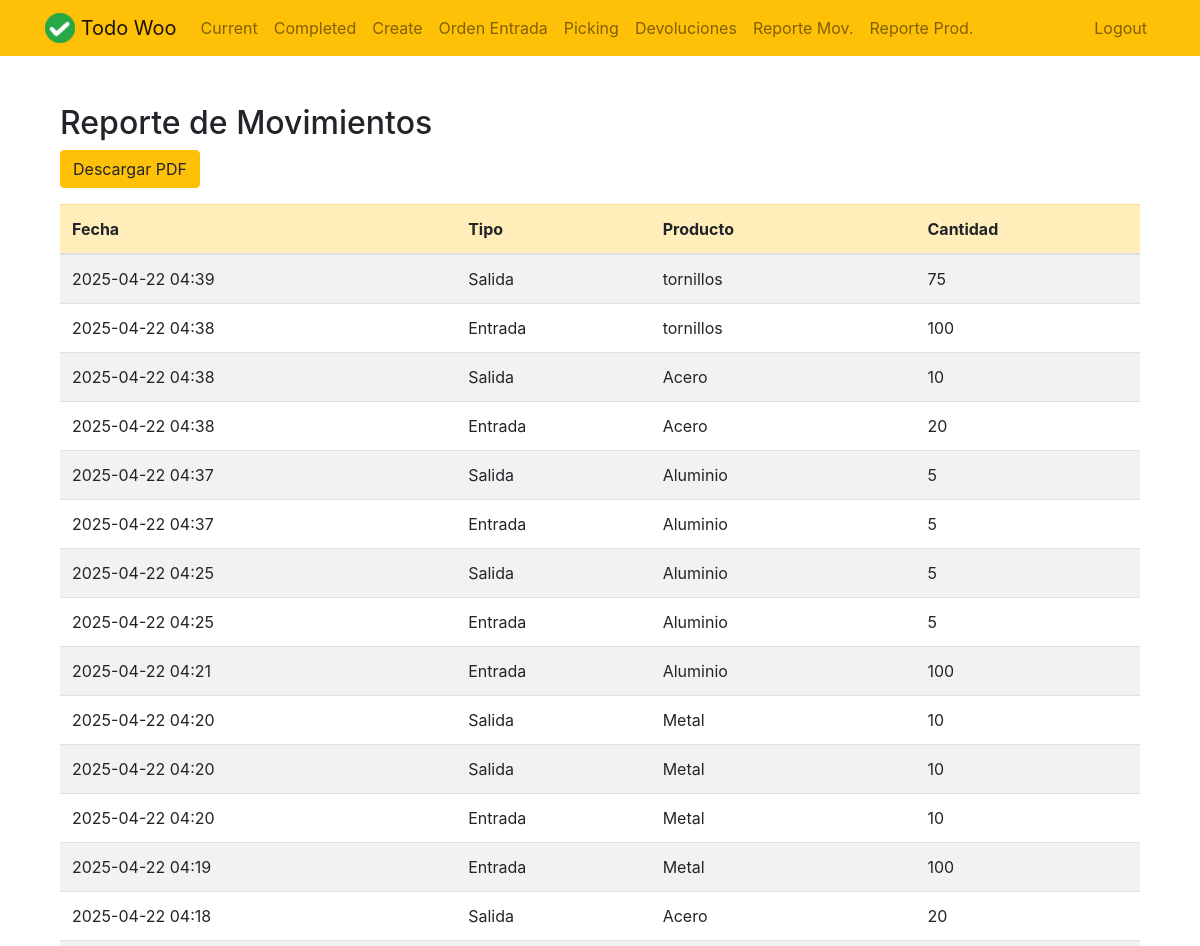
Before: /reportes/movimientos/ (signed in, upper part) with the older database file.
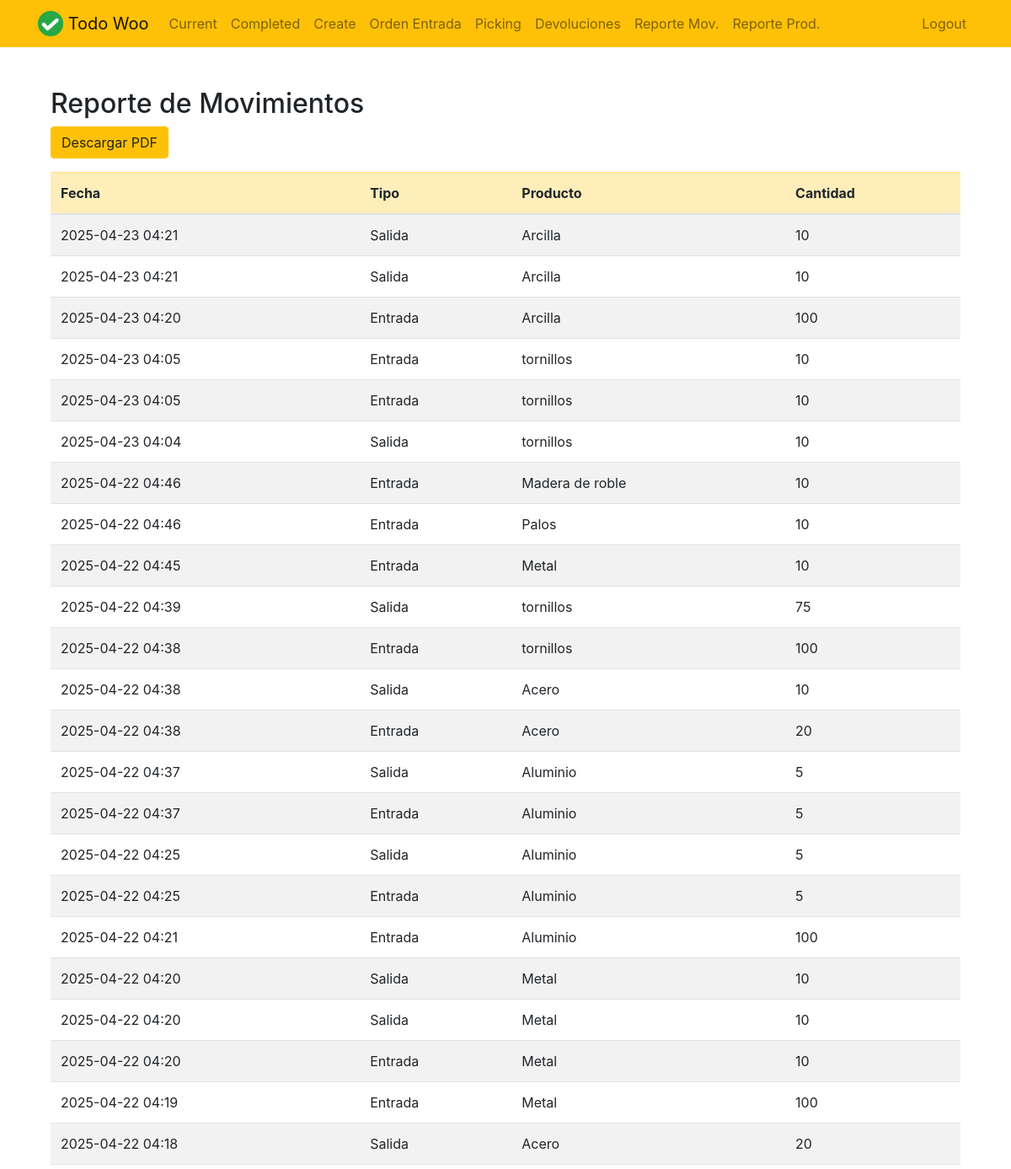
After: the same page with the newer database file.
### todo/models.py (models this page shows, shortened)
class Movimiento(models.Model):
    TIPOS_MOVIMIENTO = [
        ('entrada', 'Entrada'),
        ('salida', 'Salida'),
    ]
    producto = models.ForeignKey(Todo, on_delete=models.CASCADE)
    tipo = models.CharField(max_length=10, choices=TIPOS_MOVIMIENTO)
    cantidad = models.PositiveIntegerField()
    fecha = models.DateTimeField(auto_now_add=True)

class Todo(models.Model):
    title = models.CharField(max_length=100)
    memo = models.TextField(blank=True)
    created = models.DateTimeField(auto_now_add = True)
    datecompleted = models.DateTimeField(null = True, blank=True)
    important = models.BooleanField(default = False)
    user = models.ForeignKey(User,on_delete=models.CASCADE)
    ubicacion = models.ForeignKey('Ubicacion', on_delete=models.SET_NULL, null=True, blank=True)

### todo/views.py (the view)
# urls.py: path('reportes/movimientos/', views.reporte_movimientos,    name='reporte_movimientos'),
@login_required
def reporte_movimientos(request):
    movimientos = Movimiento.objects.all().order_by('-fecha')
    return render(request, 'todo/reporte_movimientos.html', {
        'movimientos': movimientos
    })

### todo/templates/todo/reporte_movimientos.html
{% extends "todo/base.html" %}
{% block content %}
<div class="container mt-5">
    <h2>Reporte de Movimientos</h2>
    <a href="{% url 'reporte_movimientos_pdf' %}" class="btn btn-warning mb-3">Descargar PDF</a>
    <table class="table table-striped">
        <thead class="table-warning">
            <tr>
                <th>Fecha</th>
                <th>Tipo</th>
                <th>Producto</th>
                <th>Cantidad</th>
            </tr>
        </thead>
        <tbody>
            {% for m in movimientos %}
            <tr>
                <td>{{ m.fecha|date:"Y-m-d H:i" }}</td>
                <td>{{ m.get_tipo_display }}</td>
                <td>{{ m.producto.title }}</td>
                <td>{{ m.cantidad }}</td>
            </tr>
            {% endfor %}
        </tbody>
    </table>
</div>
{% endblock %}

Changed rows visible on the page:
added Movimiento: fecha "2025-04-23 04:21", tipo "Salida", producto "Arcilla", cantidad "10"
added Movimiento: fecha "2025-04-23 04:21", tipo "Salida", producto "Arcilla", cantidad "10"
added Movimiento: fecha "2025-04-23 04:20", tipo "Entrada", producto "Arcilla", cantidad "100"
added Movimiento: fecha "2025-04-23 04:05", tipo "Entrada", producto "tornillos", cantidad "10"
added Movimiento: fecha "2025-04-23 04:05", tipo "Entrada", producto "tornillos", cantidad "10"
added Movimiento: fecha "2025-04-23 04:04", tipo "Salida", producto "tornillos", cantidad "10"
added Movimiento: fecha "2025-04-22 04:46", tipo "Entrada", producto "Madera de roble", cantidad "10"
added Movimiento: fecha "2025-04-22 04:46", tipo "Entrada", producto "Palos", cantidad "10"
added Movimiento: fecha "2025-04-22 04:45", tipo "Entrada", producto "Metal", cantidad "10"
